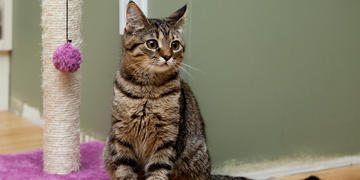
#> input picture TransformacionImagenesVideo/bgr_imagen.jpg, 360 x 180 px, found by its file name
$ python RGB_a_EscalaGrises.py
#> lines starting #> are read from the running program, lines starting #| are printed output that depends on the picture
import cv2
import numpy as np

# Leo la imagen
bgr = cv2.imread("bgr_imagen.jpg")
#> bgr is the input picture: shape (180, 360, 3); mean B, G, R 107.1, 125.2, 133.2

# Convierto de BGR a RGB
gris = cv2.cvtColor(bgr, cv2.COLOR_BGR2GRAY)
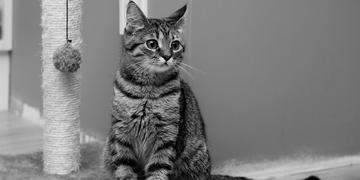
#> gris: shape (180, 360); min 0, max 251, mean 125.6

# Las muestro separadas por canales
cv2.imshow('GRISES', gris)

cv2.waitKey(0)
cv2.destroyAllWindows()
